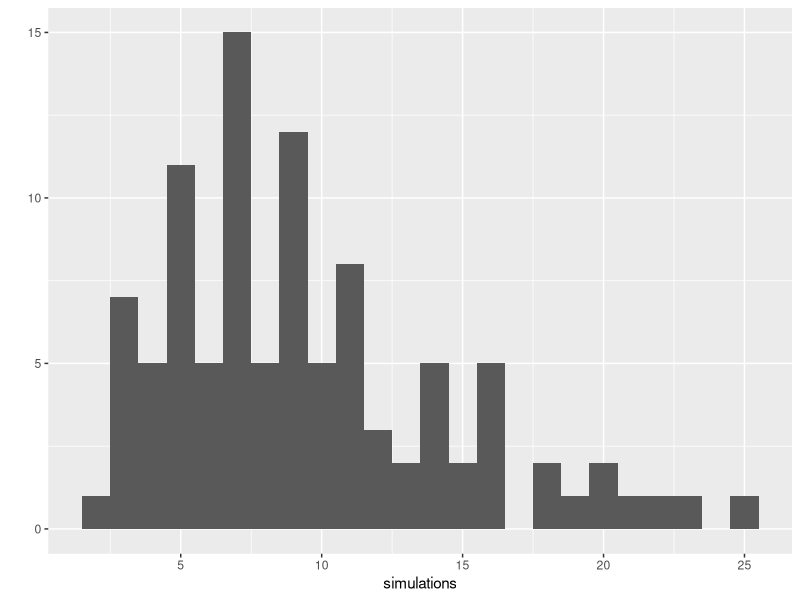

The R source for this figure:
## ---- chunk 1
knitr::opts_chunk$set(echo = TRUE)
## ---- chunk 2
library(tidyverse)

start <- 1:6

next_rolls <- sample(start, replace = T)
next_rolls_2 <- sample(next_rolls, replace = T)

simulate_roll <- function(num_sides = 6) {
  rolls <- accumulate(1:1000, function (x, ...) {
   result <- sample(x, replace = TRUE)
  
   if (length(unique(result)) == 1) {
     done(result)
   } else {
     result
   }
    
 }, .init = 1:6)
  
  length(rolls) -1
}

simulations <- replicate(100, simulate_roll())

qplot(simulations, binwidth = 1)

